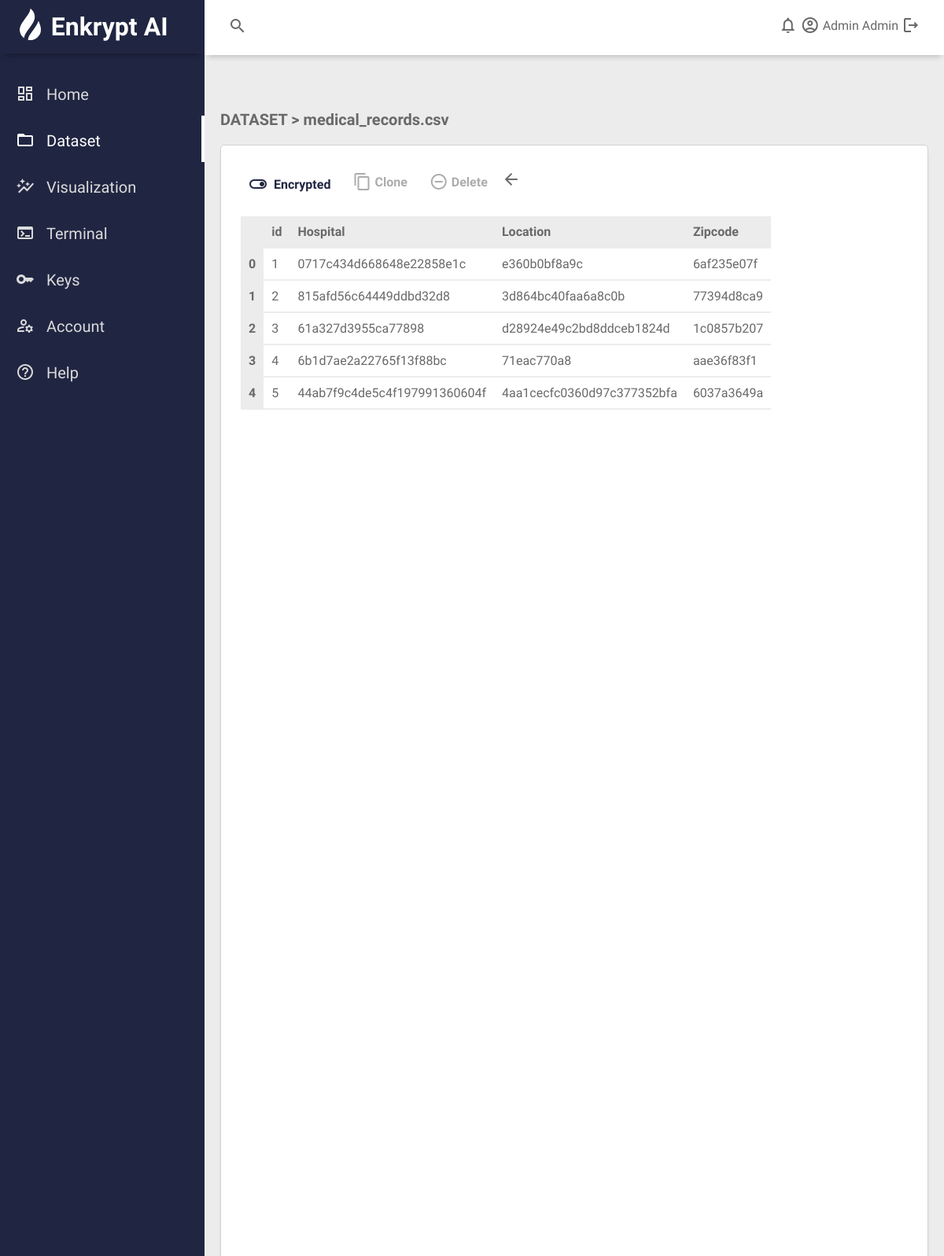
The page /dataset/2 (signed in) on the database its author committed.
### dashboardapp/dbmodels.py (models this page shows, shortened)
class User(db.Model, UserMixin):
    id =  db.Column(db.Integer, primary_key=True)
    firstname = db.Column(db.String(), unique=True, nullable=False)
    lastname = db.Column(db.String(), unique=True, nullable=False)
    email = db.Column(db.String(120), unique=True, nullable=False)
    image_file= db.Column(db.String(20), nullable=False, default='default.jpg') # Profile picture
    password = db.Column(db.String(60), nullable=False)
    apiUsage = db.relationship('APIUsage', backref= 'client', lazy=True)
    datasetsUsage = db.relationship('Datasets', backref= 'owner', lazy=True)

class Datasets(db.Model):
    id = db.Column(db.Integer, primary_key=True)
    filename = db.Column(db.String(100), nullable=False)
    date_called = db.Column(db.DateTime, nullable=False, default=datetime.utcnow)
    is_encrypted = db.Column(db.Boolean, nullable=False, default=False)
    description = db.Column(db.Text, nullable = False, default='')
    user_id = db.Column(db.Integer, db.ForeignKey('user.id'), nullable=False)

### dashboardapp/main/routes.py (the view, shortened to what this page needs)
@main.route("/dataset/<int:dataset_id>",methods=['GET', 'POST'])
@login_required
def dataview(dataset_id):
    dataset = Datasets.query.get_or_404(dataset_id)
    if dataset:
        df , df_html = generate_dataframe(dataset)
    return render_template('dataview.html', title=dataset.filename, df_html=df_html, dataset_encrypted = dataset.is_encrypted)

### dashboardapp/dbmodels.py (called while the page is built)
@login_manager.user_loader
def load_user(user_id):
    return User.query.get(int(user_id))

### dashboardapp/main/utils.py (called while the page is built)
def generate_dataframe(dataset):
    file_path = os.path.join(current_app.root_path, 'static/datasets', dataset.filename)
    df=pd.read_csv(file_path)
    return df, df.head(10).to_html(border=0, classes= "mytablestyle")

### dashboardapp/templates/dataview.html (shortened to what this page needs)
{% extends "layout_dashboard.html" %} {% block dashboard_content %}
<div class="main-title">
  <p class="font-weight-bold">DATASET > {{title}}</p>
</div>
<div class="main-dataset">
  <div class="content-dataset">
    <div class="header-dataset">
      <form
        method="POST"
        action=""
        id="upload-dataset-form"
        enctype="multipart/form-data"
      >
        {% if dataset_encrypted %}
        <label for="encrypt-dataset-btn" id="encrypted-label">
          <span class="material-icons-outlined">toggle_on </span>
          Encrypted</label
        >
        {% endif %}
      </form>
      <label for="clone-btn"
        ><span class="material-icons-outlined">content_copy</span>Clone</label
      >
      <label for="delete-btn"
        ><span class="material-icons-outlined">remove_circle_outline</span
        >Delete</label
      >
      <a href="{{ url_for('main.dataset') }}">
        <span class="material-icons-outlined">arrow_back</span></a
      >
    </div>
    <div class="content-table">{{df_html | safe}}</div>
  </div>
  {% endblock dashboard_content %}

### dashboardapp/templates/layout_dashboard.html (shortened to what this page needs)
<!DOCTYPE html>
<html lang="en">
  <head>
    <link
      rel="stylesheet"
      type="text/css"
      href="{{url_for('static', filename='styles.css')}}"
    />
  </head>
  <body>
    <div class="grid-container" id="grid-container">
      <header class="header">
        <div class="header-left">
          <span class="material-icons-outlined">search</span>
        </div>
        <div class="header-right">
          <span class="material-icons-outlined">notifications</span>
          <span
            class="material-icons-outlined"
            onclick="window.location.href='{{url_for('users.account')}}';"
            >account_circle</span
          >
          <span
            class="login-name"
            onclick="window.location.href='{{url_for('users.account')}}';"
            >{{current_user.firstname}} {{current_user.lastname}}</span
          >
          <span
            class="material-icons-outlined"
            onclick="window.location.href='{{url_for('users.logout')}}';"
            id="logout-icon"
            >logout</span
          >
        </div>
      </header>
      <aside id="sidebar">
        <div class="sidebar-title">
          <div class="sidebar-brand">
            <span class="sidebar-logo-image"
              ><img
                id="logo-image"
                src="{{url_for('static', filename= 'images/logo-sm.svg')}}"
                alt="logo"
                height="40"
            /></span>
            Enkrypt AI
          </div>
        </div>
        <ul class="sidebar-list">
          <li
            class="sidebar-list-item"
            id="li-home"
            onclick="window.location.href='{{url_for('main.dashboard')}}';"
          >
            <span class="material-icons-outlined">dashboard</span>Home
          </li>
          <li
            class="sidebar-list-item"
            id="li-dataset"
            onclick="window.location.href='{{url_for('main.dataset')}}';"
          >
            <span class="material-icons-outlined">folder_open</span>Dataset
          </li>
          <li
            class="sidebar-list-item"
            id="li-viz"
            onclick="window.location.href='{{url_for('main.visualization')}}';"
          >
            <span class="material-icons-outlined">auto_graph</span>Visualization
          </li>
          <li
            class="sidebar-list-item"
            id="li-terminal"
            onclick="window.location.href='{{url_for('main.terminal')}}';"
          >
            <span class="material-icons-outlined">terminal</span>Terminal
          </li>
          <li
            class="sidebar-list-item"
            id="li-keys"
            onclick="window.location.href='{{url_for('main.keyaccess')}}';"
          >
            <span class="material-icons-outlined">key</span>Keys
          </li>
          <li
            class="sidebar-list-item"
            id="li-account"
            onclick="window.location.href='{{url_for('users.account')}}';"
          >
            <span class="material-icons-outlined">manage_accounts</span>Account
          </li>
          <li
            class="sidebar-list-item"
            id="li-help"
            onclick="window.location.href='{{url_for('main.help')}}';"
          >
            <span class="material-icons-outlined">help_outline</span>Help
          </li>
        </ul>
      </aside>
      <main class="main-container">
        {% block dashboard_content %}{% endblock %}
      </main>
    </div>
  </body>
</html>

### dashboardapp/static/styles.css (style rules this page uses)
body { margin: 0; padding: 0; box-sizing: border-box; background-color: #ececec; color: #696969; font-family: "Source Sans Pro", sans-serif; }
.grid-container { display: grid; grid-template-columns: 260px 1fr 1fr 1fr; grid-template-rows: 0.2fr 3fr; grid-template-areas: "sidebar header header header" "sidebar main main main"; height: 100vh; }
.header { grid-area: header; height: 70px; background-color: rgb(255, 255, 255); display: flex; align-items: center; justify-content: space-between; padding: 0 30px 0 30px; box-shadow: 0 6px 7px -4px rgba(0, 0, 0, 0.2); }
#sidebar { grid-area: sidebar; height: 100%; background-color: #202642; color: #dbdbdb; overflow-y: auto; transition: all 0.5s; -webkit-transition: all 0.5s; }
.sidebar-title { display: flex; justify-content: space-between; align-items: center; padding: 10px 10px 0px 10px; margin-bottom: 20px; color: white; box-shadow: 0px 8px 8px -6px rgba(0, 0, 0, 0.3); }
.sidebar-brand { margin-top: -20px; font-size: 32px; font-weight: 700; padding: 15px; }
.sidebar-brand > span { position: relative; top: 0.175em; padding: 0px 5px 0px 0px; }
.sidebar-list { padding: 0; margin-top: 15px; list-style-type: none; font-size: 1.25em; }
.sidebar-list-item { padding: 15px 15px 15px 20px; }
.sidebar-list-item > span { padding: 0px 15px 0px 0px; }
.sidebar-select { color: white; border-right: white 4px solid; }
li > span.material-icons-outlined { position: relative; top: 0.15em; font-size: 1.25 em; }
.main-container { grid-area: main; overflow-y: auto; padding: 20px 20px; }
.main-title { display: flex; justify-content: space-between; }
.main-title > p { font-size: 20px; }
.font-weight-bold { font-weight: 800; }
.login-name { position: relative; top: -0.5em; vertical-align: middle; }
.main-dataset { display: grid; grid-template-columns: 1fr; gap: 20px; }
.content-dataset { background-color: white; height: 100vh; margin-bottom: 20px; padding: 25px; box-sizing: border-box; -webkit-column-break-inside: avoid; border: 1px solid #d2d2d3; border-radius: 5px; box-shadow: 0 6px 7px -4px rgba(0, 0, 0, 0.2); }
.header-dataset { display: flex; align-items: center; justify-content: left; margin-top: -5px; margin-bottom: 20px; }
div.header-dataset label { background-color: white; color: #acacac; font-weight: 600; padding: 0.15rem 0.5rem 0.5rem 0.5rem; cursor: pointer; margin: 0.25rem 0.5rem 0.25rem 0; box-sizing: border-box; -webkit-column-break-inside: avoid; border: 2px solid white; border-radius: 5px; }
div.header-dataset label span { position: relative; top: 0.375rem; padding: 0 0.25rem 0 0; }
#add-label span, #add-label span, #encrypt-label span, #encrypted-label span { position: relative; top: 0.375rem; padding: 0 0.25rem 0 0; }
table { border-collapse: collapse; }
#encrypted-label { color: #202642; }
.header-dataset > a { text-decoration: None; color: #696969; font-weight: 500; }
.content-table { display: flex; align-items: center; }
table.dataframe, .dataframe th, .dataframe td { border: none; border-bottom: 2px solid #ececec; border-collapse: collapse; text-align: left; padding: 10px; margin-bottom: 40px; }
.mytablestyle th { background-color: #ececec; color: #696969; }
.dataframe > thead > tr { background-color: black; color: #696969; }

### rows shown on the page
User: firstname "Admin", lastname "Admin"
Datasets: filename "medical_records.csv"
